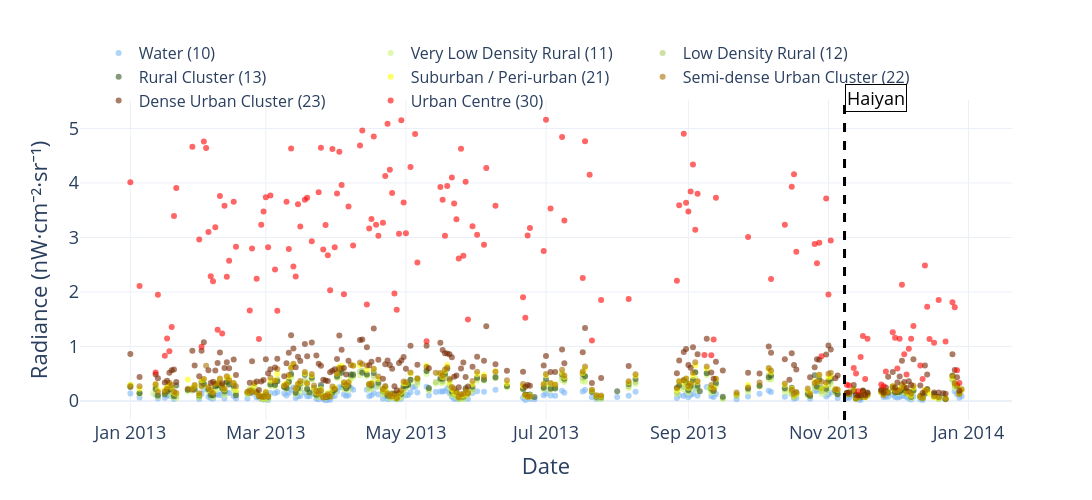

Source (notebook cell):
### Code cell
def plot_timeseries_by_class_points(df, value_col="Mean_by_sum", threshold=10):

    fig = go.Figure()
    df_plot = df.copy()
    df_plot["ClassCode"] = df_plot["ClassCode"].astype(str)

    for cls in sorted(df_plot["ClassCode"].unique(), key=lambda x: int(x)):

        df_cls = df_plot[df_plot["ClassCode"] == cls].copy()
        if df_cls.empty:
            continue

        # Percentile filter (0–95%)
        if df_cls[value_col].notna().sum() > 0:
            ntl_0 = np.nanpercentile(df_cls[value_col], 0)
            ntl_95 = np.nanpercentile(df_cls[value_col], 95)
            df_cls = df_cls[
                (df_cls[value_col] >= ntl_0) &
                (df_cls[value_col] <= ntl_95)
            ]

        # Valid threshold
        total_px = df_cls["Valid_px"].max()
        if total_px and total_px > 0:
            df_cls["Valid_pct"] = df_cls["Valid_px"] / total_px * 100
            df_cls = df_cls[df_cls["Valid_pct"] > threshold]

        if df_cls.empty:
            continue

        fig.add_trace(
            go.Scatter(
                x=df_cls["date"],
                y=df_cls[value_col],
                mode="markers",
                marker=dict(
                    color=GHSL_INFO.get(cls, {"color": "#999999"})["color"],
                    size=6,
                    opacity=0.6
                ),
                name=GHSL_INFO.get(cls, {"label": f"Class {cls}"})["label"]
            )
        )

    # -------------------------
    # Haiyan marker (consistent)
    # -------------------------
    haiyan_date = pd.to_datetime("2013-11-08")

    fig.add_vline(
        x=haiyan_date,
        line_dash="dash",
        line_color="black",
        line_width=3
    )

    fig.add_annotation(
        x=haiyan_date,
        y=1.05,
        yref="paper",
        text="Haiyan",
        showarrow=False,
        font=dict(size=18, color="black"),
        bgcolor="white",
        bordercolor="black",
        borderwidth=1,
        xanchor="left"
    )

    # -------------------------
    # Layout (PROPER SCALE)
    # -------------------------
    fig.update_layout(
        xaxis=dict(
            title="Date",
            title_font=dict(size=22),
            tickfont=dict(size=18)
        ),
        yaxis=dict(
            title="Radiance (nW·cm⁻²·sr⁻¹)",
            title_font=dict(size=22),
            tickfont=dict(size=18)
        ),
        legend=dict(
            orientation="h",
            y=1.2,
            x=0.02,
            xanchor="left",
            font=dict(size=16)
        ),
        template="plotly_white",
        height=500,
        width=1300,
        paper_bgcolor='rgba(0,0,0,0)'
    )

    fig.show()

# Run
plot_timeseries_by_class_points(df_2013, value_col="Mean_by_sum", threshold=10)

### Figure 1 — Plotly figure (JSON) as saved in the notebook; plotly's stock layout.template omitted (floating-point values rounded to 4 significant figures; data arrays with more than 128 entries replaced by an {"elided": "..."} marker saying what was removed)
{"data": [{"marker": {"color": "#7ab6f5", "opacity": 0.6, "size": 6}, "mode": "markers", "name": "Water (10)", "type": "scatter", "x": {"elided": "189 str values"}, "y": {"elided": "189 float values"}}, {"marker": {"color": "#cdf57a", "opacity": 0.6, "size": 6}, "mode": "markers", "name": "Very Low Density Rural (11)", "type": "scatter", "x": {"elided": "197 str values"}, "y": {"elided": "197 float values"}}, {"marker": {"color": "#abcd66", "opacity": 0.6, "size": 6}, "mode": "markers", "name": "Low Density Rural (12)", "type": "scatter", "x": {"elided": "195 str values"}, "y": {"elided": "195 float values"}}, {"marker": {"color": "#375623", "opacity": 0.6, "size": 6}, "mode": "markers", "name": "Rural Cluster (13)", "type": "scatter", "x": {"elided": "197 str values"}, "y": {"elided": "197 float values"}}, {"marker": {"color": "#ffff00", "opacity": 0.6, "size": 6}, "mode": "markers", "name": "Suburban / Peri-urban (21)", "type": "scatter", "x": {"elided": "192 str values"}, "y": {"elided": "192 float values"}}, {"marker": {"color": "#a87000", "opacity": 0.6, "size": 6}, "mode": "markers", "name": "Semi-dense Urban Cluster (22)", "type": "scatter", "x": {"elided": "196 str values"}, "y": {"elided": "196 float values"}}, {"marker": {"color": "#732600", "opacity": 0.6, "size": 6}, "mode": "markers", "name": "Dense Urban Cluster (23)", "type": "scatter", "x": {"elided": "186 str values"}, "y": {"elided": "186 float values"}}, {"marker": {"color": "#ff0000", "opacity": 0.6, "size": 6}, "mode": "markers", "name": "Urban Centre (30)", "type": "scatter", "x": {"elided": "177 str values"}, "y": {"elided": "177 float values"}}], "layout": {"annotations": [{"bgcolor": "white", "bordercolor": "black", "borderwidth": 1, "font": {"color": "black", "size": 18}, "showarrow": false, "text": "Haiyan", "x": "2013-11-08T00:00:00", "xanchor": "left", "y": 1.05, "yref": "paper"}], "height": 500, "legend": {"font": {"size": 16}, "orientation": "h", "x": 0.02, "xanchor": "left", "y": 1.2}, "paper_bgcolor": "rgba(0,0,0,0)", "shapes": [{"line": {"color": "black", "dash": "dash", "width": 3}, "type": "line", "x0": "2013-11-08T00:00:00", "x1": "2013-11-08T00:00:00", "xref": "x", "y0": 0, "y1": 1, "yref": "y domain"}], "width": 1300, "xaxis": {"tickfont": {"size": 18}, "title": {"font": {"size": 22}, "text": "Date"}}, "yaxis": {"tickfont": {"size": 18}, "title": {"font": {"size": 22}, "text": "Radiance (nW·cm⁻²·sr⁻¹)"}}}}
